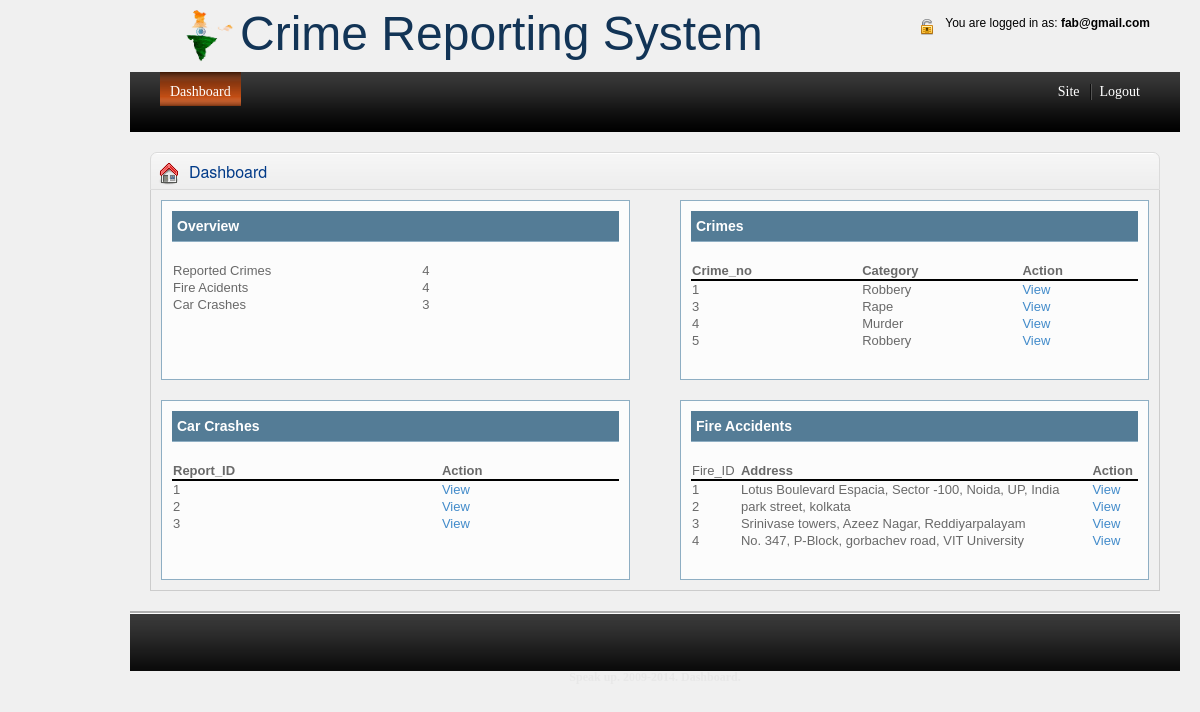
Page /administrator/index.php (signed in) on the committed database.
### tables this page shows
CREATE TABLE `crimes` (
  `Crime_No` int(9) NOT NULL,
  `Status` char(100) NOT NULL DEFAULT 'No action',
  `Category` char(100) NOT NULL,
  `Description` char(100) NOT NULL,
  `Crime_Scene` char(100) NOT NULL
);

CREATE TABLE `car_crash` (
  `fullName` varchar(100) NOT NULL,
  `phoneNumber` int(11) NOT NULL,
  `report_id` int(15) NOT NULL,
  `description` text NOT NULL,
  `Address` varchar(50) NOT NULL
);

CREATE TABLE `fire_acc` (
  `fire_id` int(10) NOT NULL,
  `fullName` char(100) NOT NULL,
  `Address` varchar(100) NOT NULL,
  `phoneNumber` int(10) NOT NULL,
  `Description` varchar(100) NOT NULL,
  `Date` date DEFAULT NULL
);

### administrator/php/classes/db.php (the view, shortened to what this page needs)
<?php
	class pdo_database{
		private $db_conn;
		public function __construct(){
			try{
			$this ->db_conn = new PDO('mysql:host=localhost;dbname=station',"root","");
			return $this->db_conn;
			}
			catch(PDOException $e){
				echo "Could not connect to database. Check you database parameters";
			}
		}
		public function getTotalCrimes(){
			$sql = "SELECT COUNT(*) AS number FROM crimes";
			$stmt = $this -> db_conn -> prepare($sql);
			$results = $stmt -> execute();
			if($results){
				$details = $stmt->fetchAll(PDO::FETCH_ASSOC);
				echo $details[0]['number'];
				return;
			}
		}
		public function getTotalMissingPersons(){
			$sql = "SELECT COUNT(*) AS number FROM fire_acc";
			$stmt = $this -> db_conn -> prepare($sql);
			$results = $stmt -> execute();
			if($results){
				$details = $stmt->fetchAll(PDO::FETCH_ASSOC);
				echo $details[0]['number'];
				return;
			}
		}
		public function  getTotalMissingVehicles(){
			$sql = "SELECT COUNT(*) as number FROM car_crash";
			$stmt = $this -> db_conn -> prepare($sql);
			$results = $stmt -> execute();
			if($results){
				$details = $stmt->fetchAll(PDO::FETCH_ASSOC);
				echo $details[0]['number'];
				return;
			}
		}
		public function getApplications(){
			$sql = "SELECT Crime_no, Category FROM crimes";
			$stmt = $this -> db_conn -> prepare($sql);
			$results = $stmt -> execute();
			if($results){
				$rows = $stmt->fetchAll(PDO::FETCH_ASSOC);
				if(count($rows) > 0){
					echo '<tr style="border-bottom:2px solid #000;">';
					echo '<td><b>Crime_no</b></td>';
					echo '<td><b>Category</b></td>';
					echo '<td text-align="center"><b>Action</b></td>';
					echo '</tr>';
					foreach($rows as $row){
						echo '<tr class="border-bottom:1px solid #6f716d;"><td>'.ucfirst($row['Crime_no']).'</td><td>'.ucfirst($row['Category']).'</td><td><a href="viewCrimes.php?id='.$row['Crime_no'].'">View</a></td></tr>'	;
					}
				}
				else{
					echo "No applications";
				}
			}
			return;
		}
		public function getStollenVehicles(){
			$sql = "SELECT report_id FROM car_crash";
			$stmt = $this -> db_conn -> prepare($sql);
			$results = $stmt -> execute();
			if($results){
				$rows = $stmt->fetchAll(PDO::FETCH_ASSOC);
			if(count($rows) > 0){
					foreach($rows as $row){
						echo '<tr><td>'.$row['report_id'].'</td><td><a href="crashReports.php?id='.urlencode($row['report_id']).'">View</a></td></tr>';
					}
				}
			}
			return;
		}
		public function getMissingPersons(){
			$sql = "SELECT fire_id, Address FROM fire_acc";
			$stmt = $this -> db_conn -> prepare($sql);
			$results = $stmt -> execute();
			if($results){
				$rows = $stmt->fetchAll(PDO::FETCH_ASSOC);
			if(count($rows) > 0){
					foreach($rows as $row){
						echo '<tr><td>'.$row['fire_id'].'</td><td>'.$row['Address'].'</td><td><a href="fireReports.php?n='.urlencode($row['fire_id']).'">View</a></td></tr>';
					}
				}
				else{
					echo "No Records to display";
				}
			}
		}
	}
?>

### administrator/stylesheet/style.css (style rules this page uses)
body { background-color:#f0f0f0; }
.dashboard-content table td { font-size:13px; }
body { font-family:Arial, Helvetica, sans-serif; font-size:12px; background: #f0f0f0; color: #696969; }

### rows in the picture
crimes: Crime_No "1", Category "Robbery"
crimes: Crime_No "3", Category "Rape"
crimes: Crime_No "4", Category "Murder"
crimes: Crime_No "5", Category "Robbery"
car_crash: report_id "1"
car_crash: report_id "2"
car_crash: report_id "3"
fire_acc: fire_id "1", Address "Lotus Boulevard Espacia, Sector -100, Noida, UP, India"
fire_acc: fire_id "2", Address "park street, kolkata"
fire_acc: fire_id "3", Address "Srinivase towers, Azeez Nagar, Reddiyarpalayam"
fire_acc: fire_id "4", Address "No. 347, P-Block, gorbachev road, VIT University"

### other values in the picture
$_SESSION['email'] "fab@gmail.com"
$details[0]['number'] "4"
$details[0]['number'] "3"
